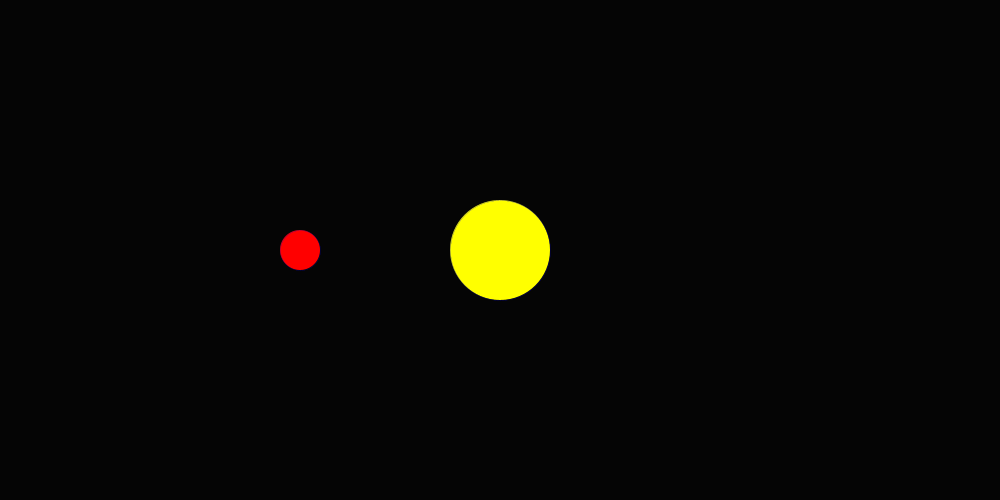
Frame 1 (no input)
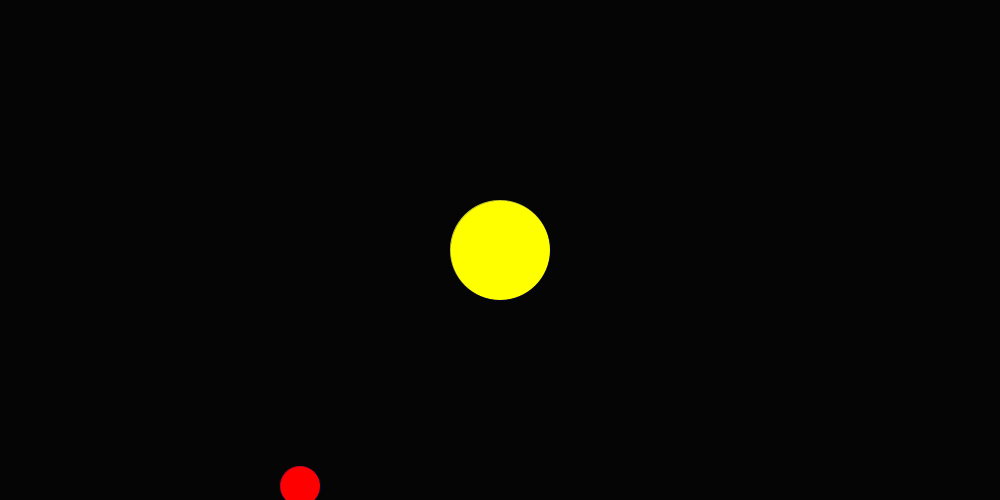
Frame 60 (the mouse pressed at the canvas centre just before this capture)
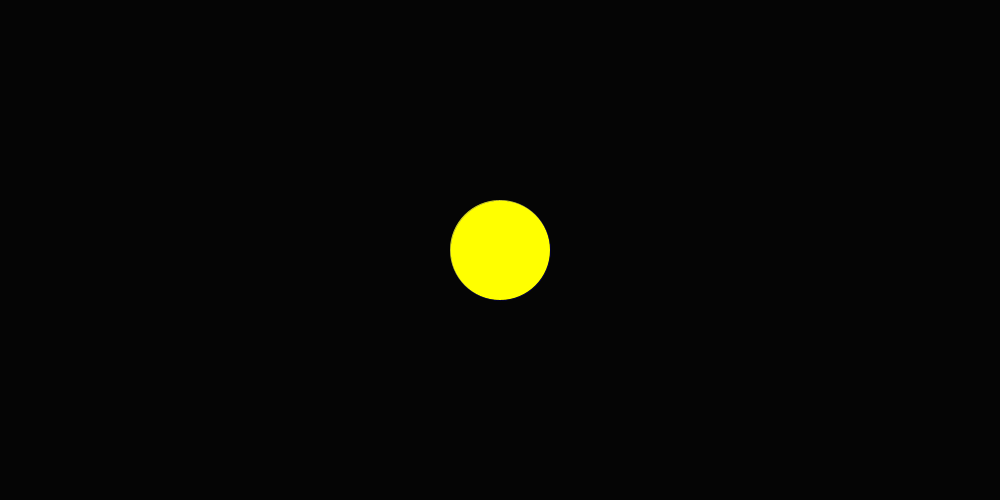
Frame 120 (the mouse held since frame 60 and released just before this capture)

The Processing sketch that drew these frames (run headless with seeded random() and noise(); from frame 60 on, the mouse is pressed at the canvas centre):

// Processing sketch: Forces
// ── Forces.pde
PVector posSun, posMars;
PVector vel;
PVector acc;
float yGround;
float sunRadius, marsRadius;

void setup() {
  
  size(1000, 500);
  sunRadius = 50;
  marsRadius = 20;
  yGround = 400;
  
  
  posSun = new PVector(width/2, height/2);
  posMars = new PVector(posSun.x - 200, height / 2);
  vel = new PVector(0, 4);
  acc = new PVector(0, 0);
}

void draw() {
  background(5);
  stroke(0, 0, 200);
  strokeWeight(3);
  
  
  strokeWeight(0.2);
  fill(255, 255, 0);
  
  circle(posSun.x, posSun.y, sunRadius * 2);


  fill(255, 0, 0);
  circle(posMars.x, posMars.y, marsRadius * 2);
  posMars.add(vel);
  vel.add(acc);
 
  
}
